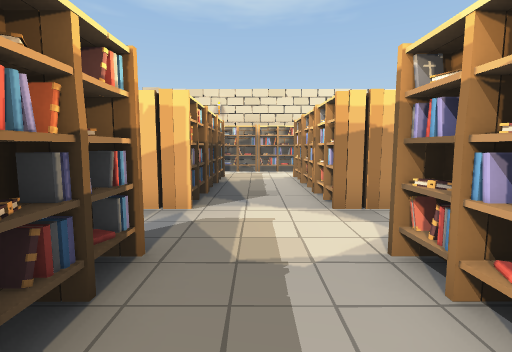
View 1 (above)

21 first-person views from a walk through a scene from a Unity 3-D project. The camera is 1.2 m above the floor, tilts 6° down and sees 85° across. The floor is counted in squares, 1 m on a side. Each view is taken from the middle of a square. On the plan, view 1 faces up. The plan holds only what a view shows up to about 13 squares ahead; the rest is blank.

View 2
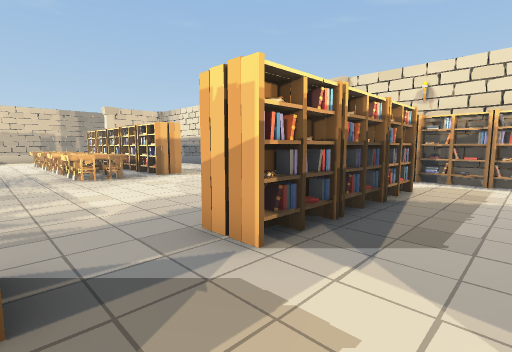

View 3
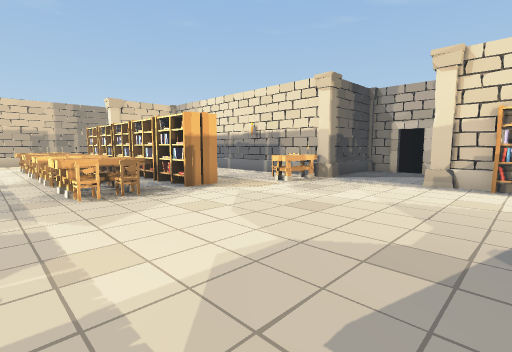

View 4
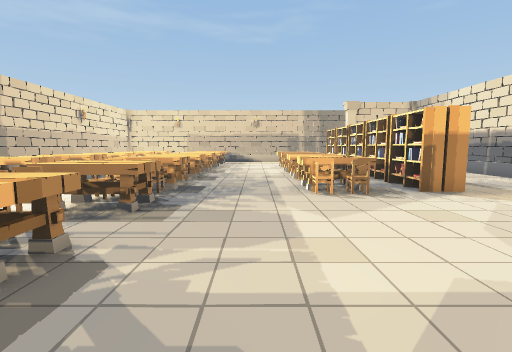

View 5
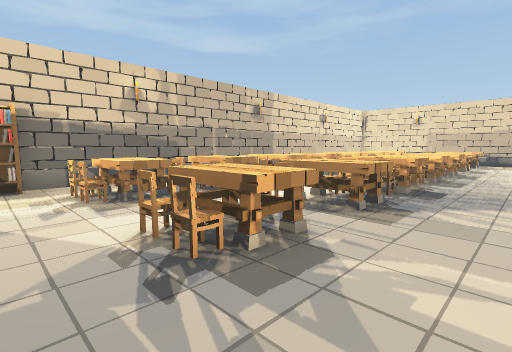

View 6
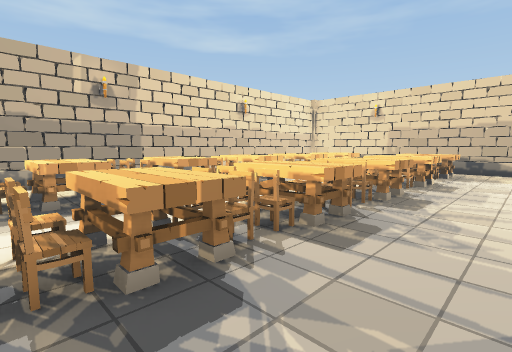

View 7
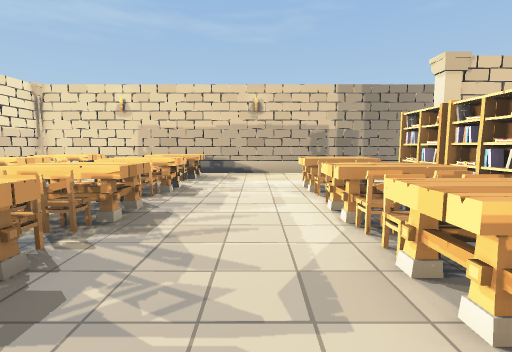

View 8
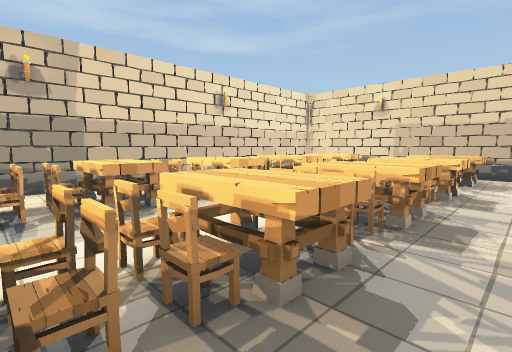

View 9
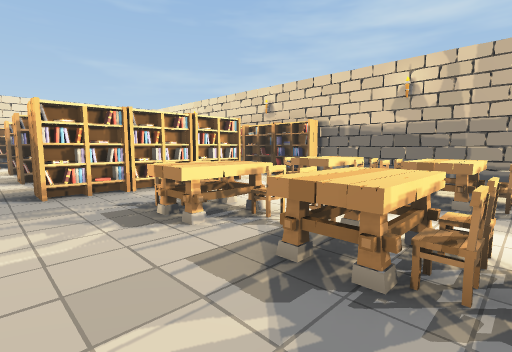

View 10
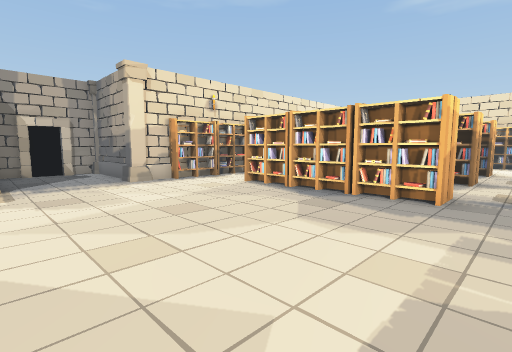

View 11
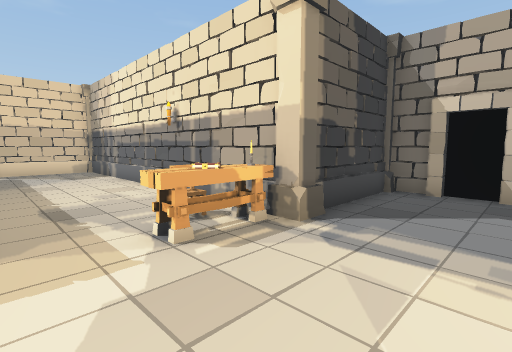

View 12
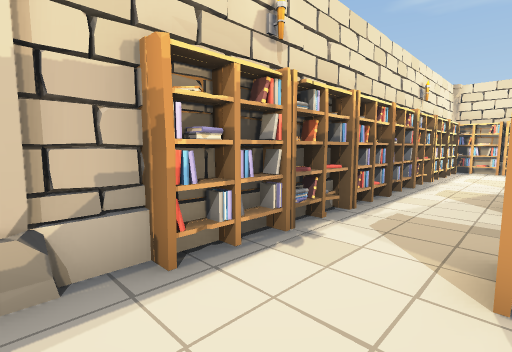

View 13
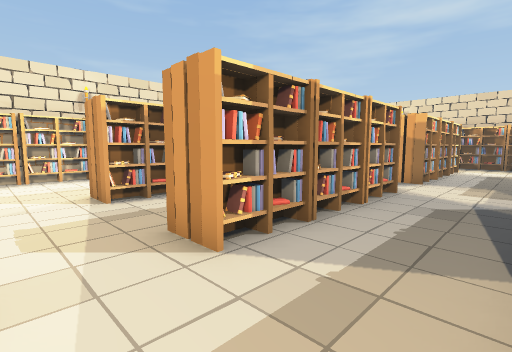

View 14
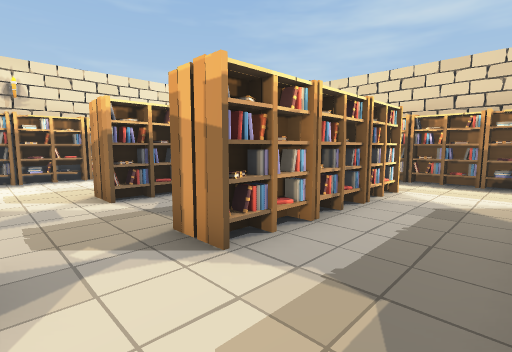

View 15
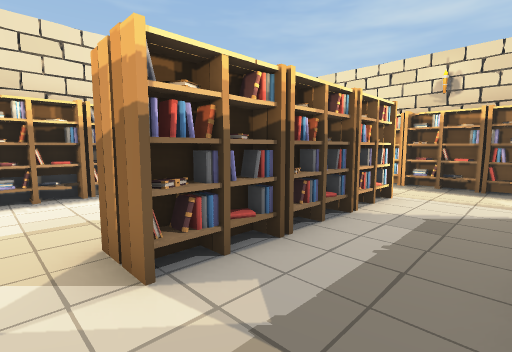

View 16
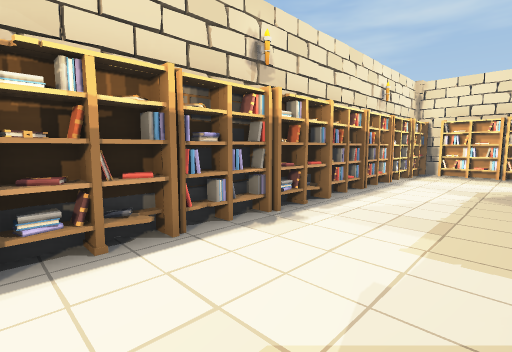

View 17
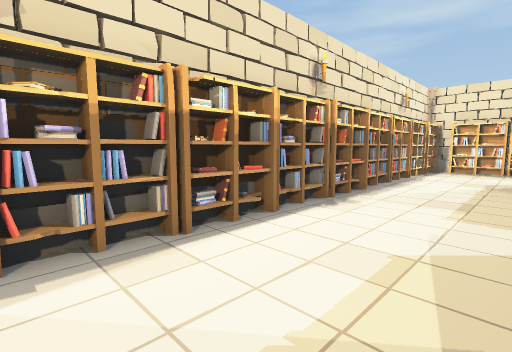

View 18
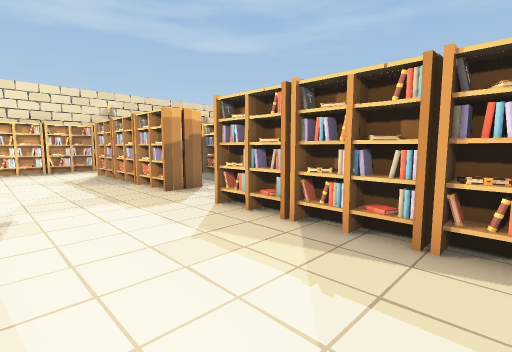

View 19
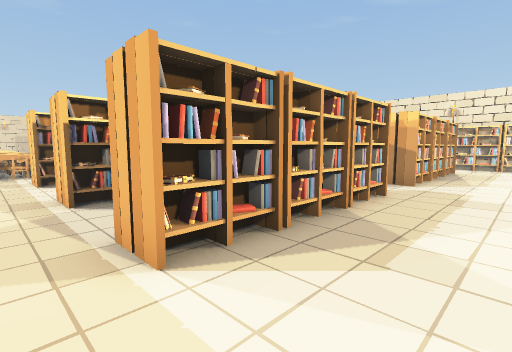

View 20
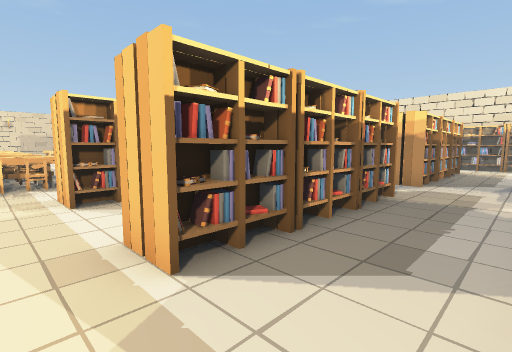

View 21
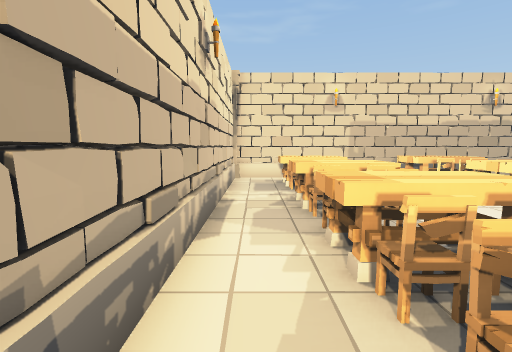

### Floor plan
Key: @ floor where view 1 was taken; # wall or solid block; . main floor; : floor 0.25 m higher than the main floor; + floor 1 m higher than the main floor; B books; C column; T table; H chair; O other object.
Columns run from 25 left of view 1 to 11 right of it. Each row starts with its distance up from view 1.
 18                 #####
 17                 #...#
 16                 #...#
 15                 #...#
 14     ############C...C#B#B#B#B#B#B#B#C
 13     #..........HO...................B
 12     #..........BB...................#
 11 #   #..................BB..BB.BB....B
 10 #   C   ...............BB..B..BB....#
  9 #            BBB.......BB..BB.BB....B
  8 #           ...........BB..B.. B...B#
  7 #    TOOTTHT.OTH.......BB..BB.BB...BB
  6 #...OTHOTHHTOOTH.......BB..B..BB....#
  5 #....T..T..T..T........B...BB..B....B
  4 #..................................B#
  3 #......................BB..BB.BB...BB
  2 #.T..T..T.TT.TT.TT.....BB..BB.BB....#
  1 #OTOOTHOTHHTHHTHTT.OH..BB..BB.BB....B
  0 #OTH TTOTHOTHHTHTTHOH..B @.BB.BB....#
 -1 #     .   .............BB..BB.BB....B
 -2 # T. T..T..T.TT.TT.....BB..BB.BB....#
 -3 #  OOTOH HOTHHTOTTO H..B...B...B....B
 -4 #:+OOTHHOHHTHHTOTTO H..............B#
 -5 #......... ...........BBBBBBBBBBBBBBB
 -6 ##########################B#####B#B#C

Positions as (right, up) in squares from view 1, and headings:
1: (0, 0), facing up
2: (1, 3), facing up-left
3: (-3, 4), facing up-left
4: (-3, 4), facing left
5: (-3, 4), facing down-left
6: (-10, 4), facing down-left
7: (-12, 4), facing left
8: (-12, 3), facing down-left
9: (-10, 4), facing down-right
10: (-9, 4), facing up-right
11: (-6, 10), facing up-left
12: (-5, 11), facing up-right
13: (-1, 13), facing down-right
14: (-1, 5), facing down-right
15: (3, 4), facing down-right
16: (7, 8), facing down-right
17: (7, 10), facing down-right
18: (10, 10), facing down-left
19: (9, -4), facing up-left
20: (5, -4), facing up-left
21: (-14, -5), facing left
